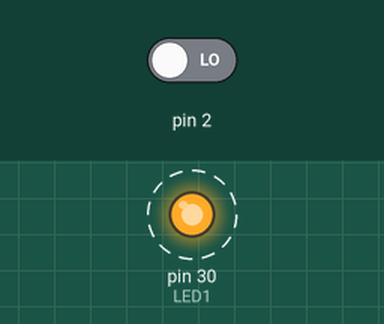
Simulated run of this sketch. Board: Arduino Mega 2560, built with avr-gcc and run on an emulated ATmega2560. On the bench: output pins drawn as LEDs (lit = HIGH). Dashed ring = blinking. Inputs (shaded band) come from the test bench; at power-on: pin 2 LOW.

Above: at 1.25 s.
1.3 s: pin 2 driven HIGH
At 1.8 s:
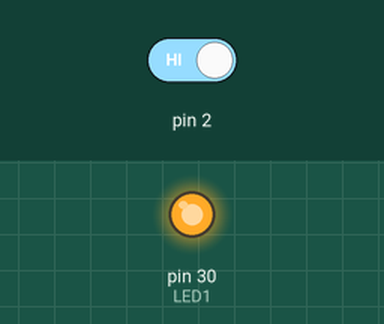
At 2.3 s:
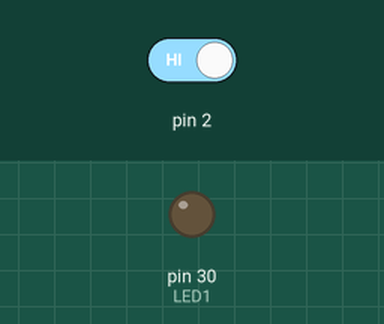
Timing chart, 0 to 10.3 s (numbered marks = the images above; inputs shaded):
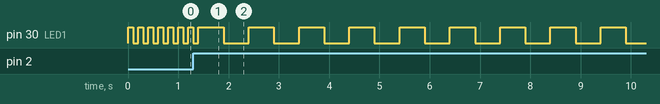

The sketch:

library_blink_01.ino
```cpp
#include "blinking_led.h"

#define LED1 30
volatile int state = HIGH;
volatile unsigned long last_int_time = 0;
volatile unsigned long int_time;
volatile int debounceGuard = 500;

void toggleFunction(){
  int_time = millis();
  if( int_time - last_int_time > debounceGuard ){
    state = !state;
    last_int_time = int_time;
    }
}
void setup(){
  pinMode(LED1, OUTPUT);
  attachInterrupt(0, toggleFunction, RISING);
}

void loop(){
  if( state == HIGH )
    blink_led(LED1, 100);
  else
    blink_led(LED1,500);
 }
```

Measured:
- by itself, pin 30 (LED1): repeats every 1.0 s: HIGH 0.50 s, LOW 0.50 s
